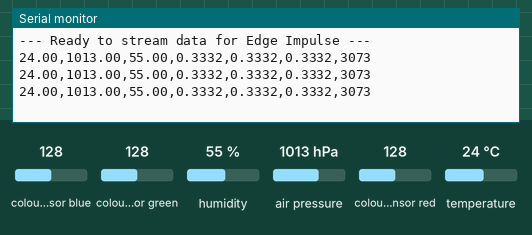
Simulated run of this sketch. Board: Arduino Uno, built with avr-gcc and run on an emulated ATmega328P. On the bench: the last lines printed to the serial monitor. The inputs (shaded band) are chosen by the test bench; at power-on: colour sensor blue 128, colour sensor green 128, humidity 55 %, air pressure 1013 hPa, colour sensor red 128, temperature 24 °C.

Above: at 1.8 s.
1.9 s: colour sensor blue set to 5
At 2.36 s:
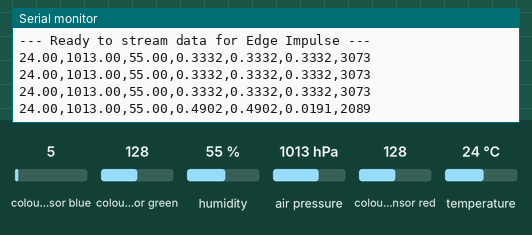
3.4 s: colour sensor green set to 5
At 4.0 s:
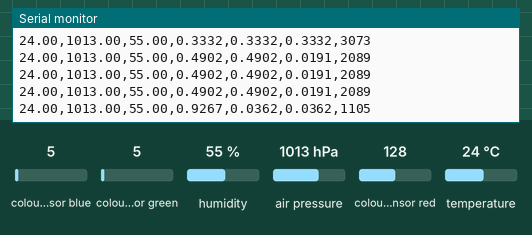
4.9 s: humidity set to 22 %
At 5.4 s:
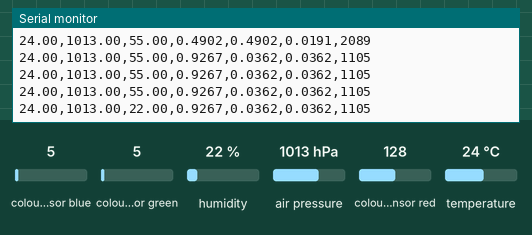
6.4 s: air pressure set to 952 hPa
At 6.86 s:
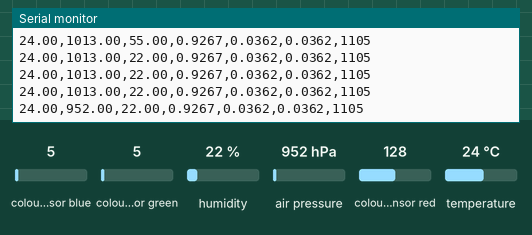
7.9 s: colour sensor red set to 5
At 8.36 s:
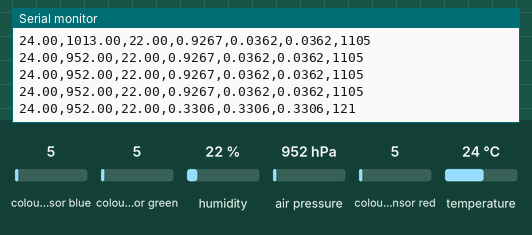
Timing chart, 0 to 10.4 s (numbered marks = the images above; inputs shaded):
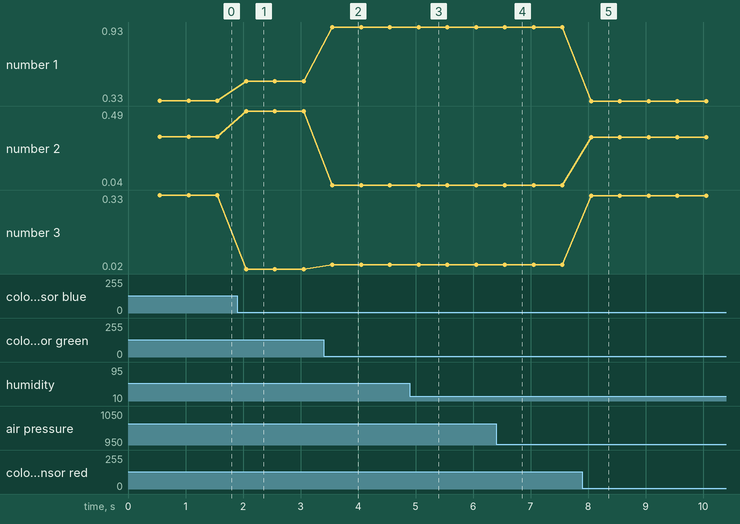

The sketch:

env_detection.ino
```cpp
// Acknowledgments

// Creator: Anany Sharma at the University of Florida working under NSF grant. 2405373

// This material is based upon work supported by the National Science Foundation under Grant No. 2405373.
// Any opinions, findings, and conclusions or recommendations expressed in this material are those of the authors and do not necessarily reflect the views of the National Science Foundation.

#include <Wire.h>
#include <Adafruit_Sensor.h>
#include <Adafruit_BME280.h>
#include <Adafruit_APDS9960.h> // Include for APDS9960

// --- BME280 Sensor Definitions ---
#define SEALEVELPRESSURE_HPA (1013.25) // Standard sea-level pressure
Adafruit_BME280 bme; // I2C address 0x76 (default)
// For 0x77, use: Adafruit_BME280 bme(0x77);

// --- APDS9960 Sensor Definition ---
Adafruit_APDS9960 apds;

// --- Sampling Rate ---
const unsigned long SENSOR_READ_INTERVAL_MS = 500; // Sample every 500 milliseconds (2 Hz)

void setup() {
    Serial.begin(115200);
    while (!Serial); // Time to get serial running
    Serial.println(F("Starting Combined Sensor Test..."));

    // --- Initialize BME280 ---
    Serial.print("Initializing BME280 sensor...");
    bool bme_status = bme.begin(0x76); // Using the default I2C address 0x76
    if (!bme_status) {
        Serial.println("FAILED!");
        Serial.println("Could not find a valid BME280 sensor, check wiring, address, sensor ID!");
        Serial.print("SensorID was: 0x"); Serial.println(bme.sensorID(), 16);
        Serial.print("        ID of 0xFF probably means a bad address, a BMP 180 or BMP 085\n");
        Serial.print("   ID of 0x56-0x58 represents a BMP 280,\n");
        Serial.print("        ID of 0x60 represents a BME 280.\n");
        Serial.print("        ID of 0x61 represents a BME 680.\n");
        // Don't halt, let APDS9960 try to initialize even if BME fails
    } else {
        Serial.println("SUCCESS!");
    }

    // --- Initialize APDS9960 ---
    Serial.print("Initializing APDS9960 sensor...");
    if (!apds.begin()) {
        Serial.println("FAILED!");
        Serial.println("Failed to initialize APDS9960 device! Please check your wiring.");
        // Don't halt, let BME280 try to initialize even if APDS fails
    } else {
        Serial.println("SUCCESS!");
        // Enable color sensing mode for APDS9960
        apds.enableColor(true);
        Serial.println("APDS9960 Color sensing enabled.");
    }

    if (!bme_status && !apds.begin()) { // If both failed
        Serial.println("ERROR: Both BME280 and APDS9960 failed to initialize. Halting.");
        while(1) delay(10); // Halt if both fail
    }

    Serial.println("\n--- Sensor Readings ---");
    Serial.println("Temperature(C),Pressure(hPa),Humidity(%),Light_Red_Norm,Light_Green_Norm,Light_Blue_Norm,Light_Clear");
    Serial.println("--- Ready to stream data for Edge Impulse ---");
}

void loop() {
    static unsigned long lastSensorReadTime = 0;

    // Check if it's time to read sensors
    if (millis() - lastSensorReadTime >= SENSOR_READ_INTERVAL_MS) {
        lastSensorReadTime = millis();
        printCombinedSensorValues();
    }
}

void printCombinedSensorValues() {
    float temperature = NAN, pressure = NAN, humidity = NAN;
    uint16_t r = 0, g = 0, b = 0, c = 0;
    float r_norm = NAN, g_norm = NAN, b_norm = NAN;

    // --- Read BME280 Data ---
    // Ensure BME280 is valid before reading
    if (bme.sensorID() == 0x60 || bme.sensorID() == 0x56 || bme.sensorID() == 0x57 || bme.sensorID() == 0x58) { // Valid BME280/BMP280 IDs
        temperature = bme.readTemperature();
        pressure = bme.readPressure() / 100.0F; // Convert Pa to hPa
        humidity = bme.readHumidity();
    } else {
        // Sensor not initialized or invalid ID, values remain NAN
        Serial.print("BME280 not found/initialized. Skipping BME readings. ");
    }


    // --- Read APDS9960 Data ---
    if (apds.colorDataReady()) {
        apds.getColorData(&r, &g, &b, &c);

        // Normalize the RGB values only if clear channel is not zero
        if (c > 0) {
            r_norm = (float)r / c;
            g_norm = (float)g / c;
            b_norm = (float)b / c;
        } else {
            // If clear is 0, normalization is not possible. Set to NAN or 0.0
            r_norm = 0.0;
            g_norm = 0.0;
            b_norm = 0.0;
        }
    } else {
        // Sensor not ready or failed, values remain NAN
        Serial.print("APDS9960 color data not ready. Skipping APDS readings. ");
    }

    // --- Print Combined Values in CSV Format ---
    // Use isnan() to handle cases where a sensor failed to initialize or read
    // Edge Impulse can often handle NaN values by ignoring them or you can choose a default (e.g., 0.0 or -999)
    // For simplicity, we'll print what we get. If a sensor failed, it will print 'nan' or '0.0' for light norms if c=0.

    Serial.print(temperature, 2); // Print temperature with 2 decimal places
    Serial.print(",");
    Serial.print(pressure, 2);    // Print pressure with 2 decimal places
    Serial.print(",");
    Serial.print(humidity, 2);    // Print humidity with 2 decimal places
    Serial.print(",");
    Serial.print(r_norm, 4);      // Print normalized red with 4 decimal places
    Serial.print(",");
    Serial.print(g_norm, 4);      // Print normalized green with 4 decimal places
    Serial.print(",");
    Serial.print(b_norm, 4);      // Print normalized blue with 4 decimal places
    Serial.print(",");
    Serial.println(c);            // Print clear channel (raw)

    // Optional: Add a small delay if the loop runs too fast for the serial buffer
    // delay(10);
}
```

Measured:
- after the input at 1.9 s, the serial monitor: prints a new line after 0.16 s (image 1)
- after the input at 3.4 s, the serial monitor: prints a new line after 0.15 s (image 2)
- after the input at 4.9 s, the serial monitor: prints a new line after 0.15 s (image 3)
- after the input at 6.4 s, the serial monitor: prints a new line after 0.15 s (image 4)
- after the input at 7.9 s, the serial monitor: prints a new line after 0.15 s (image 5)
- plotted number 1: 0.33 → 0.49 after the input at 1.9 s, 0.49 → 0.93 after the input at 3.4 s, 0.93 → 0.33 after the input at 7.9 s
- plotted number 2: 0.33 → 0.49 after the input at 1.9 s, 0.49 → 0.04 after the input at 3.4 s, 0.04 → 0.33 after the input at 7.9 s
- plotted number 3: 0.33 → 0.02 after the input at 1.9 s, 0.02 → 0.04 after the input at 3.4 s, 0.04 → 0.33 after the input at 7.9 s
